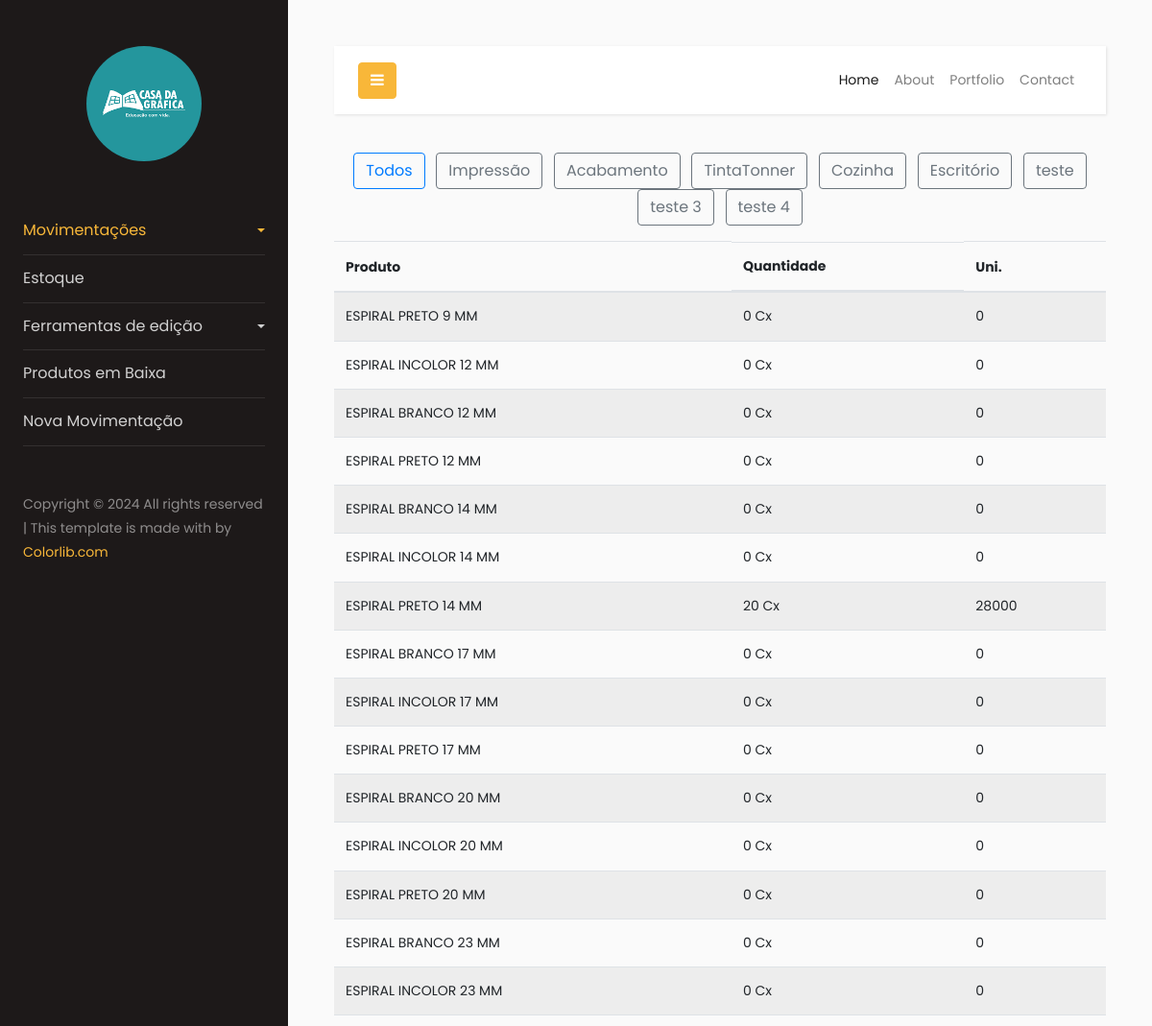
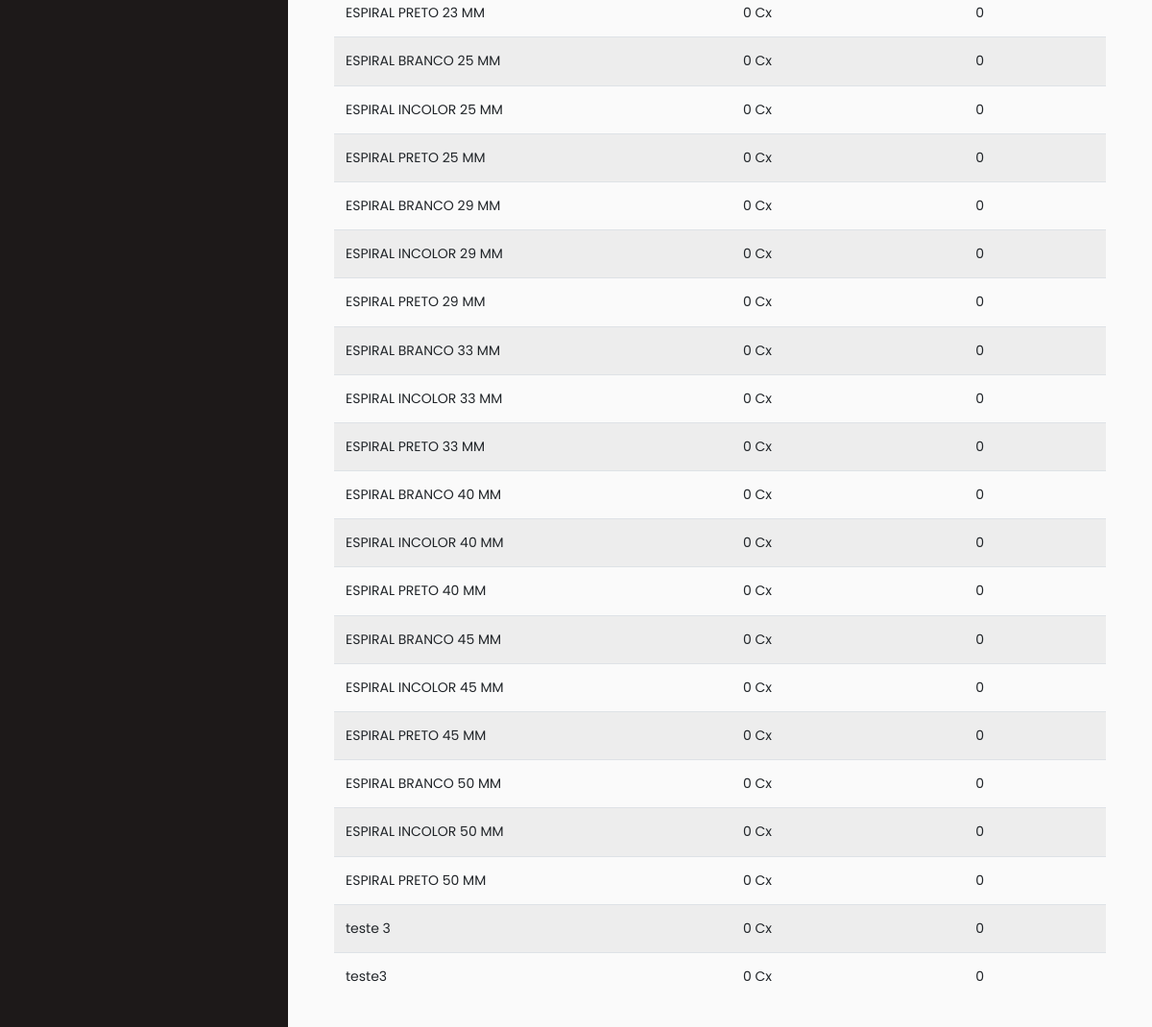
Screenshot of /estoque/ (signed in) with the database file from the repository (2 pictures, top to bottom).
### categoria/models.py (models this page shows, shortened)
class Categoria(models.Model):
    categoria = models.CharField(max_length=255)
    img = models.ImageField(upload_to='images/', null=True, blank=True)  # Novo campo de imagem
    data_cadastro = models.DateField(auto_now_add=True)

### produto/models.py (models this page shows, shortened)
class Estoque(models.Model):
    id_produto = models.ForeignKey(Produto, on_delete=models.CASCADE)
    qtde = models.IntegerField()
    data_cadastro = models.DateField(auto_now_add=True)

class Produto(models.Model):
    nome = models.CharField(max_length=255)
    FORMATO = [
        ('640x880', '640x880'),
        ('660x960', '660x960')
    ]
    formato = models.CharField(max_length=255, choices=FORMATO, null=True, blank=True)  # Permite nulo
    estoquemin = models.IntegerField()
    id_categoria = models.ForeignKey(Categoria, on_delete=models.CASCADE)
    id_formato = models.ForeignKey(Formato, on_delete=models.CASCADE)  # Formato está aqui
    unidades = models.IntegerField()
    data_cadastro = models.DateField(auto_now_add=True)

### formato/models.py (models this page shows, shortened)
class Formato(models.Model):
    formato = models.CharField(max_length=255)
    data_cadastro = models.DateField(auto_now_add=True)

### produto/views.py (the view)
# urls.py: path('estoque/', EstoqueListView.as_view(), name='estoque-list'),
class EstoqueListView(LoginRequiredMixin, ListView):
    model = Estoque
    template_name = 'estoque/estoque_list.html'
    context_object_name = 'estoques'
    def get_context_data(self, **kwargs):
        context = super().get_context_data(**kwargs)
        context['categorias'] = Categoria.objects.all()  # Obtém todas as categorias da base de dados
        estoques = context['estoques']
        for estoque in estoques:
            estoque.calculo = estoque.qtde * estoque.id_produto.unidades
        return context
    def get_queryset(self):
        queryset = super().get_queryset()
        categorias_filter = self.request.GET.get('categorias_filter')  # Parâmetro da URL
        if categorias_filter:
            queryset = queryset.filter(id_produto__id_categoria=categorias_filter)
        return queryset

### produto/templates/estoque/estoque_list.html (shortened to what this page needs)
<!DOCTYPE html>
<html lang="pt-br">
  {% include 'components/header/header.html' %}
  <body>
      <div class="mb-3 text-center">
        <form method="get" action="{% url 'estoque-list' %}">
          <button class="btn btn-outline-primary mx-1">Todos</button>
          {% for categoria in categorias %}
            <a class="btn btn-outline-secondary mx-1" href="?categorias_filter={{ categoria.id }}">{{ categoria.categoria }}</a>
          {% endfor %}
        </form>
      </div>
    <div class="table-responsive">
      <table class="table table-striped">
        <thead>
          <tr>
            <th scope="col">Produto</th>
            <th class="d d-md-block">Quantidade</th>
            <th scope="col">Uni.</th>
          </tr>
        </thead>
        <tbody>
          {% for estoque in estoques %}
            <tr>
              <td>{{ estoque.id_produto.nome }}</td>
              <td>{{ estoque.qtde }} {{ estoque.id_produto.id_formato.formato }}</td>
              <td>{{ estoque.calculo }}</td>
            </tr>
          {% empty %}
            <tr>
              <td colspan="5" class="text-center">Nenhum item no estoque.</td>
            </tr>
          {% endfor %}
        </tbody>
      </table>
    </div>
  </body>
  {% include 'components/footer/footer.html' %}
</html>

### rows the page displays
Categoria: categoria "Impressão"
Categoria: categoria "Acabamento"
Categoria: categoria "TintaTonner"
Categoria: categoria "Cozinha"
Categoria: categoria "Escritório"
Categoria: categoria "teste"
Categoria: categoria "teste 3"
Categoria: categoria "teste 4"
Estoque: id_produto.nome "ESPIRAL PRETO 9 MM", qtde "0", id_produto.id_formato.formato "Cx", calculo "0"
Estoque: id_produto.nome "ESPIRAL INCOLOR 12 MM", qtde "0", id_produto.id_formato.formato "Cx", calculo "0"
Estoque: id_produto.nome "ESPIRAL BRANCO 12 MM", qtde "0", id_produto.id_formato.formato "Cx", calculo "0"
Estoque: id_produto.nome "ESPIRAL PRETO 12 MM", qtde "0", id_produto.id_formato.formato "Cx", calculo "0"
Estoque: id_produto.nome "ESPIRAL BRANCO 14 MM", qtde "0", id_produto.id_formato.formato "Cx", calculo "0"
Estoque: id_produto.nome "ESPIRAL INCOLOR 14 MM", qtde "0", id_produto.id_formato.formato "Cx", calculo "0"
Estoque: id_produto.nome "ESPIRAL PRETO 14 MM", qtde "20", id_produto.id_formato.formato "Cx", calculo "28000"
Estoque: id_produto.nome "ESPIRAL BRANCO 17 MM", qtde "0", id_produto.id_formato.formato "Cx", calculo "0"
Estoque: id_produto.nome "ESPIRAL INCOLOR 17 MM", qtde "0", id_produto.id_formato.formato "Cx", calculo "0"
Estoque: id_produto.nome "ESPIRAL PRETO 17 MM", qtde "0", id_produto.id_formato.formato "Cx", calculo "0"
Estoque: id_produto.nome "ESPIRAL BRANCO 20 MM", qtde "0", id_produto.id_formato.formato "Cx", calculo "0"
Estoque: id_produto.nome "ESPIRAL INCOLOR 20 MM", qtde "0", id_produto.id_formato.formato "Cx", calculo "0"
Estoque: id_produto.nome "ESPIRAL PRETO 20 MM", qtde "0", id_produto.id_formato.formato "Cx", calculo "0"
Estoque: id_produto.nome "ESPIRAL BRANCO 23 MM", qtde "0", id_produto.id_formato.formato "Cx", calculo "0"
Estoque: id_produto.nome "ESPIRAL INCOLOR 23 MM", qtde "0", id_produto.id_formato.formato "Cx", calculo "0"
Estoque: id_produto.nome "ESPIRAL PRETO 23 MM", qtde "0", id_produto.id_formato.formato "Cx", calculo "0"
Estoque: id_produto.nome "ESPIRAL BRANCO 25 MM", qtde "0", id_produto.id_formato.formato "Cx", calculo "0"
Estoque: id_produto.nome "ESPIRAL INCOLOR 25 MM", qtde "0", id_produto.id_formato.formato "Cx", calculo "0"
Estoque: id_produto.nome "ESPIRAL PRETO 25 MM", qtde "0", id_produto.id_formato.formato "Cx", calculo "0"
Estoque: id_produto.nome "ESPIRAL BRANCO 29 MM", qtde "0", id_produto.id_formato.formato "Cx", calculo "0"
Estoque: id_produto.nome "ESPIRAL INCOLOR 29 MM", qtde "0", id_produto.id_formato.formato "Cx", calculo "0"
Estoque: id_produto.nome "ESPIRAL PRETO 29 MM", qtde "0", id_produto.id_formato.formato "Cx", calculo "0"
Estoque: id_produto.nome "ESPIRAL BRANCO 33 MM", qtde "0", id_produto.id_formato.formato "Cx", calculo "0"
Estoque: id_produto.nome "ESPIRAL INCOLOR 33 MM", qtde "0", id_produto.id_formato.formato "Cx", calculo "0"
Estoque: id_produto.nome "ESPIRAL PRETO 33 MM", qtde "0", id_produto.id_formato.formato "Cx", calculo "0"
Estoque: id_produto.nome "ESPIRAL BRANCO 40 MM", qtde "0", id_produto.id_formato.formato "Cx", calculo "0"
Estoque: id_produto.nome "ESPIRAL INCOLOR 40 MM", qtde "0", id_produto.id_formato.formato "Cx", calculo "0"
Estoque: id_produto.nome "ESPIRAL PRETO 40 MM", qtde "0", id_produto.id_formato.formato "Cx", calculo "0"
Estoque: id_produto.nome "ESPIRAL BRANCO 45 MM", qtde "0", id_produto.id_formato.formato "Cx", calculo "0"
Estoque: id_produto.nome "ESPIRAL INCOLOR 45 MM", qtde "0", id_produto.id_formato.formato "Cx", calculo "0"
Estoque: id_produto.nome "ESPIRAL PRETO 45 MM", qtde "0", id_produto.id_formato.formato "Cx", calculo "0"
Estoque: id_produto.nome "ESPIRAL BRANCO 50 MM", qtde "0", id_produto.id_formato.formato "Cx", calculo "0"
Estoque: id_produto.nome "ESPIRAL INCOLOR 50 MM", qtde "0", id_produto.id_formato.formato "Cx", calculo "0"
Estoque: id_produto.nome "ESPIRAL PRETO 50 MM", qtde "0", id_produto.id_formato.formato "Cx", calculo "0"
Estoque: id_produto.nome "teste 3", qtde "0", id_produto.id_formato.formato "Cx", calculo "0"
Estoque: id_produto.nome "teste3", qtde "0", id_produto.id_formato.formato "Cx", calculo "0"
